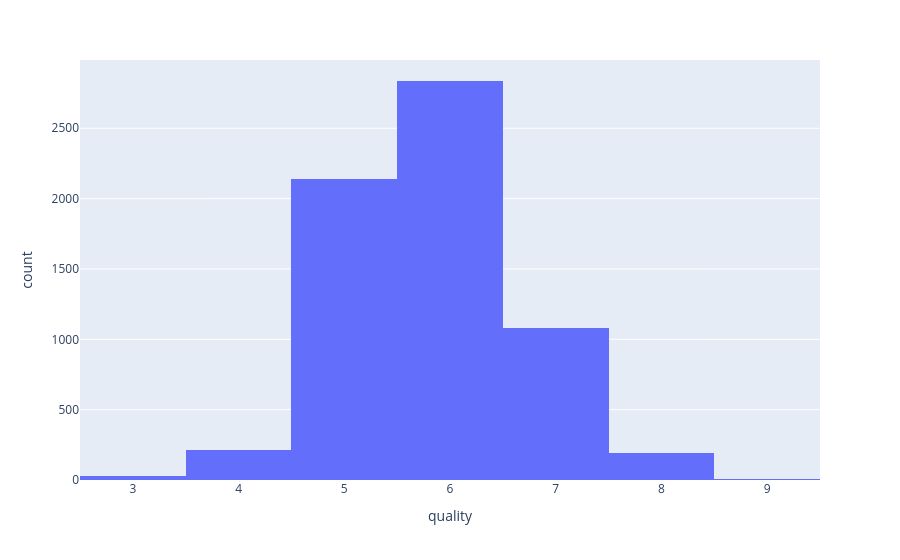

Write notebook code for a chart like this one.
### Code cell
fig = px.histogram(wine_quality_data, x='quality')
pio.write_image(fig, "images/wine_quality.svg")
fig.show()

### Figure 1 — Plotly figure (JSON) as saved in the notebook; plotly's stock layout.template omitted (floating-point values rounded to 4 significant figures; data arrays with more than 128 entries replaced by an {"elided": "..."} marker saying what was removed)
{"data": [{"bingroup": "x", "hovertemplate": "quality=%{x}<br>count=%{y}<extra></extra>", "legendgroup": "", "marker": {"color": "#636efa", "pattern": {"shape": ""}}, "name": "", "orientation": "v", "showlegend": false, "type": "histogram", "x": {"elided": "6497 int values"}, "xaxis": "x", "yaxis": "y"}], "layout": {"barmode": "relative", "legend": {"tracegroupgap": 0}, "margin": {"t": 60}, "xaxis": {"anchor": "y", "domain": [0, 1], "title": {"text": "quality"}}, "yaxis": {"anchor": "x", "domain": [0, 1], "title": {"text": "count"}}}}
